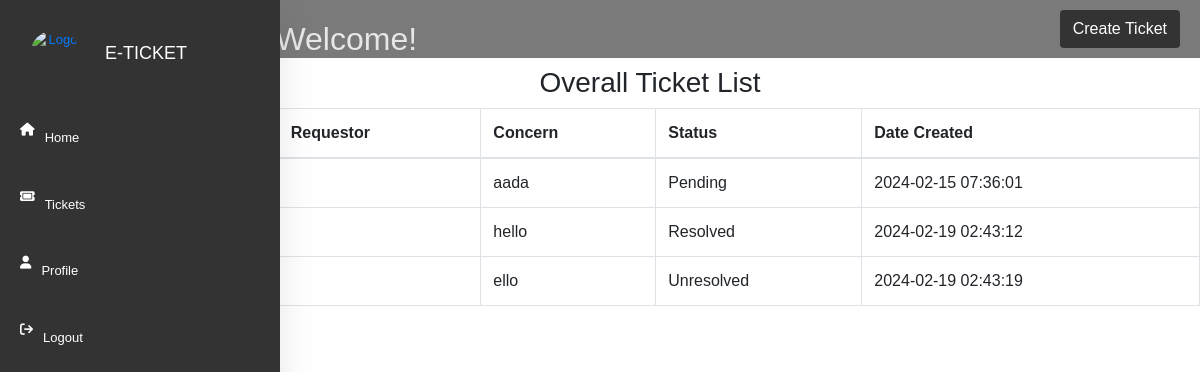
The app's page /Home_User.php with its own data.
### tables this page shows
CREATE TABLE `ticket` (
  `date` timestamp(6) NOT NULL DEFAULT current_timestamp(6),
  `subject` varchar(30) NOT NULL,
  `department` varchar(30) NOT NULL,
  `requestor` varchar(50) NOT NULL,
  `concern` varchar(50) NOT NULL,
  `status` varchar(50) NOT NULL DEFAULT 'Pending',
  `date_created` timestamp NOT NULL DEFAULT current_timestamp() ON UPDATE current_timestamp()
);

### Home_User.php (the view, shortened to what this page needs)
<?php
include('sidebar_user.php');
include('crud.php');
function getAll($table)
{
    global $con;
    $query = "SELECT * FROM $table";
    return $query_run = mysqli_query($con, $query);
}
?>
<!DOCTYPE html>
<html lang="en">
<head>
    <link rel="stylesheet" href="https://stackpath.bootstrapcdn.com/bootstrap/4.5.2/css/bootstrap.min.css">
    <link rel="stylesheet" href="https://cdnjs.cloudflare.com/ajax/libs/font-awesome/6.0.0-beta3/css/all.min.css">
</head>
<body style="margin-left: 100px">
    <div style="background:#7a7a7a; padding-top:20px;">
        <h2 style="margin-left: 10px; color:#e7e7e7;">Hello User, Welcome!</h2>
    </div>
    <div class="continer1">
        <button type="button" class="btn btn-custom" data-toggle="modal" data-target="#myModal" style="position: absolute; top: 10px; right: 20px;">Create Ticket</button>
        <h3>
            <center>Overall Ticket List</center>
        </h3>
        <table class="table table-bordered">
            <thead>
                <tr>
                    <th>Ticket ID</th>
                    <th>Requestor</th>
                    <th>Concern</th>
                    <th>Status</th>
                    <th>Date Created</th>
                </tr>
            </thead>
            <tbody>
                <?php
                $ticket = getAll("ticket");
                if (mysqli_num_rows($ticket) > 0) {
                    foreach ($ticket as $item) {
                ?>
                        <tr>
                            <td><?= $item['requester']; ?></td>
                            <td><?= $item['concern']; ?></td>
                            <td><?= $item['status']; ?></td>
                            <td><?= $item['date_created']; ?></td>
                        </tr>
                <?php
                    }
                } else {
                    echo "No Records Found!";
                }
                ?>
            </tbody>
        </table>
    </div>
</body>
</html>

### css/sidebar.css (style rules this page uses)
* { margin: 0; padding: 0; outline: none; border: none; text-decoration: none; box-sizing: border-box; font-family: "Poppins", sans-serif; }
body { background-color: #333333; }

### Home_User.php (style rules this page uses)
.btn-custom { background-color: #333333; color: #ffffff; transition: color 0.3s; }

### records on screen
ticket: concern "aada", status "Pending", date_created "2024-02-15 07:36:01"
ticket: concern "hello", status "Resolved", date_created "2024-02-19 02:43:12"
ticket: concern "ello", status "Unresolved", date_created "2024-02-19 02:43:19"
